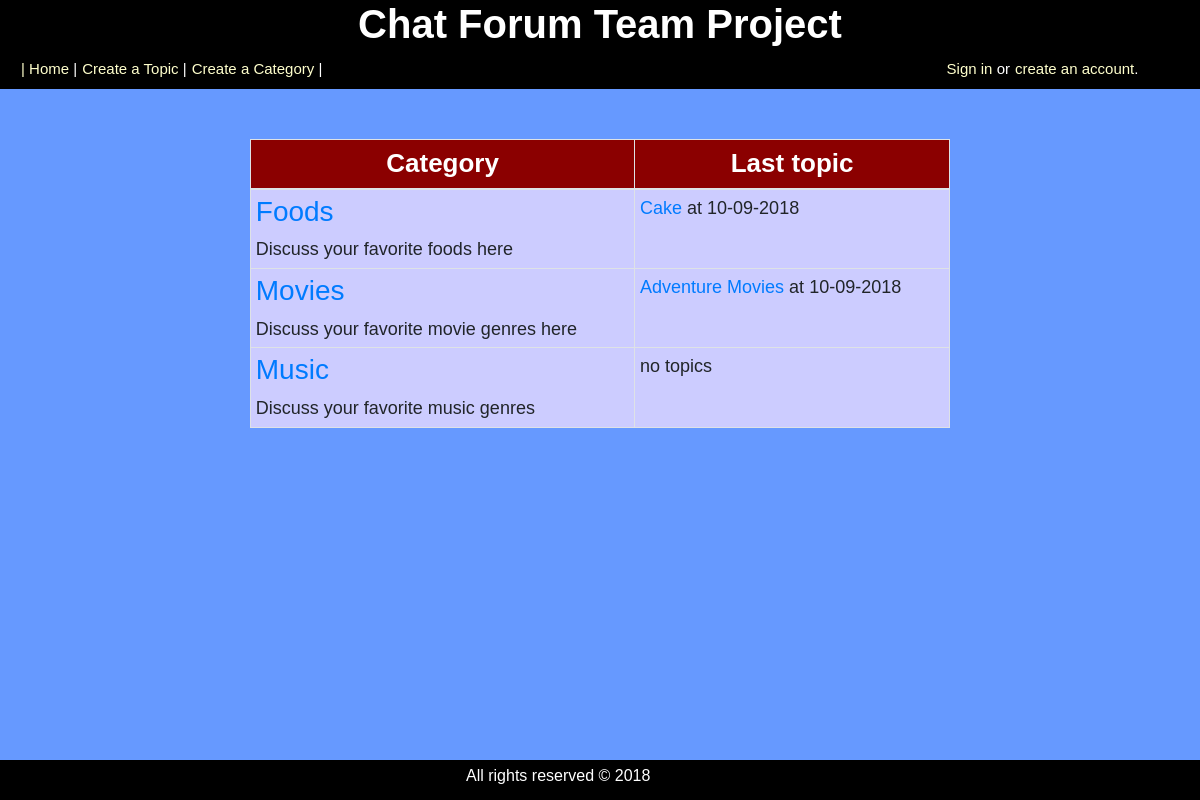
The page / on the database its author committed.
### tables this page shows
CREATE TABLE `categories` (
  `cat_id` int(8) NOT NULL,
  `cat_name` varchar(255) NOT NULL,
  `cat_description` varchar(255) NOT NULL
);

CREATE TABLE `topics` (
  `topic_id` int(8) NOT NULL,
  `topic_subject` varchar(255) NOT NULL,
  `topic_date` datetime NOT NULL,
  `topic_cat` int(8) NOT NULL,
  `topic_by` int(8) NOT NULL
);

### index.php (the view)
<?php
include 'connect.php';
include 'header.php';
$sql = "SELECT
			categories.cat_id,
			categories.cat_name,
			categories.cat_description,
			COUNT(topics.topic_id) AS topics
		FROM
			categories
		LEFT JOIN
			topics
		ON
			topics.topic_id = categories.cat_id
		GROUP BY
			categories.cat_name, categories.cat_description, categories.cat_id";
$result = mysqli_query($connection,$sql);
if(!$result)
{
	echo 'The categories could not be displayed, please try again later.';
}
else
{
	if(mysqli_num_rows($result) == 0)
	{
		echo 'No categories defined yet.';
	}
	else
	{
		echo '<table class="table table-bordered table-sm table-hover center">
				  	<thead>
					  <tr>
						<th>Category</th>
						<th>Last topic</th>
					  </tr>
					</thead>
			    <tbody>';
		while($row = mysqli_fetch_assoc($result))
		{
			echo '<tr>';
				echo '<td id="left_part">';
					echo '<h3><a href="category.php?id=' . $row['cat_id'] . '">' . $row['cat_name'] . '</a></h3>' . $row['cat_description'];
				echo '</td>';
				echo '<td id="right_part">';
					$topicsql = "SELECT
									topic_id,
									topic_subject,
									topic_date,
									topic_cat
								FROM
									topics
								WHERE
									topic_cat = " . $row['cat_id'] . "
								ORDER BY
									topic_date
								DESC
								LIMIT
									1";
					$topicsresult = mysqli_query($connection,$topicsql);
					if(!$topicsresult)
					{
						echo 'Last topic could not be displayed.';
					}
					else
					{
						if(mysqli_num_rows($topicsresult) == 0)
						{
							echo 'no topics';
						}
						else
						{
							while($topicrow = mysqli_fetch_assoc($topicsresult))
							echo '<a href="topic.php?id=' . $topicrow['topic_id'] . '">' . $topicrow['topic_subject'] . '</a> at ' . date('d-m-Y', strtotime($topicrow['topic_date']));
						}
					}
				echo '</td>
				</tr>';
		}
		echo'</tbody>
	  	</table>
	  	</div>';
	}
}
include 'footer.php';
?>

### header.php (shortened to what this page needs)
<!DOCTYPE html>
<html lang="en">
<head>
    <link rel="stylesheet" href="bootstrap.css">
   <link href="styles.css" rel="stylesheet"  type="text/css">
</head>
<body class=body_style>
<div>
<div class="bgcolor"><h1>Chat Forum Team Project</h1></div>
        <div id=heading>
            <nav id="navbar-col" class="navbar navbar-expand-sm navbar-dark bg-dark">
                <ul class="navbar-nav ">
                    <li class="nav-item"><a class="item" href="index.php">| Home</a> |</li>
                    <li class="nav-item "><a class="item" href="create_topic.php">Create a Topic</a> |</li>
                    <li class="nav-item "><a class="item" href="create_cat.php">Create a Category</a> |</li>
                </ul>
            <div id="signin_bar">
                <?php
                if(isset($_SESSION['signed_in']))
                {
                    echo 'Hello ' . $_SESSION['user_name'] . '. Not you? <a href="signout.php">Sign out</a>';
                }
                else
                {
                    echo '<a href="signin.php">Sign in</a> or<a href="signup.php">create an account</a>.';
                }
                ?>
            </div>
        </nav>
    </div>
</div>
<div id="main_content">

### footer.php (shortened to what this page needs)
<div id="footer" class="navbar navbar-expand-md navbar-dark bg-dark "><footer><h6 id="footerAlign">All rights reserved &copy 2018</h6></footer></div>
</body>
</html>

### styles.css (style rules this page uses)
html { position: relative; min-height: 100%; }
body { text-align: center; }
.body_style { background-color: #6699ff !important; font-size: 15px; font-family:sans-serif; margin-bottom: 40px; }
.bgcolor { height:50px; background-color:#000000; color:white; }
#signin_bar { margin-left:400px; width:300px; color:white; }
h1 { font-family: Arial; text-align: center; font-weight: bold !important; }
#heading { color:white; }
.navbar-nav { width:500px; }
#navbar-col { background-color:black !important; }
#navbar-col a { text-decoration:none !important; color:#ffffcc !important; padding-left:5px; }
a { text-decoration:none !important; }
#main_content { padding-top:50px !important; font-family: Arial; padding: 25px 35px; text-align: left; width: 100%; min-height: 420px !important; overflow: hidden; background-color:#6699ff !important; }
table.center { margin-left:auto !important; margin-right:auto !important; border-collapse: collapse; width: 700px !important; }
th { background-color: darkred !important; color: white !important; font-size:26px; text-align:center; }
td { padding: 5px ; font-size:18px; background-color:#ccccff; }
#footer { background-color:#000000 !important; height:40px; font-family: Arial; color: #ffffff ; position:absolute; bottom:0; left: 0; right: 0; width:100%; clear: both; margin-:20px !important; }
#footerAlign { margin-left:450px !important; }

### rows shown on the page
categories: cat_name "Foods", cat_description "Discuss your favorite foods here"
topics: topic_subject "Cake", topic_date "10-09-2018"
categories: cat_name "Movies", cat_description "Discuss your favorite movie genres here"
topics: topic_subject "Adventure Movies", topic_date "10-09-2018"
categories: cat_name "Music", cat_description "Discuss your favorite music genres", shows "no topics"
